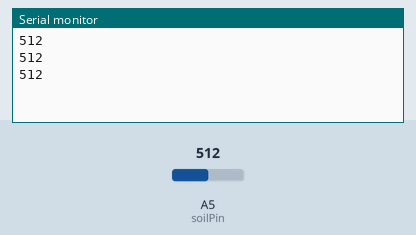
Bench run of a sketch on a simulated Arduino Uno, built with avr-gcc and run on an emulated ATmega328P. On the bench: the last lines printed to the serial monitor. The test bench sets the inputs (shaded band); at power-on: A5 (soilPin) = 512.

Above: at 1.3 s.
1.4 s: A5 (soilPin) set to 716
At 1.9 s:
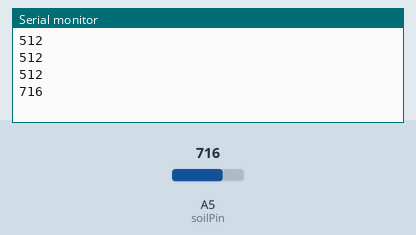
2.9 s: A5 (soilPin) set to 900
At 3.4 s:
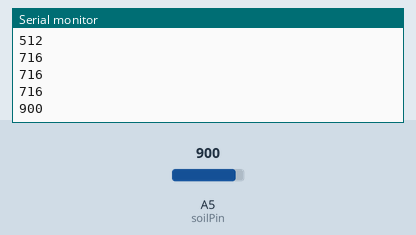
Timing chart, 0 to 5.9 s (numbered marks = the images above; inputs shaded):
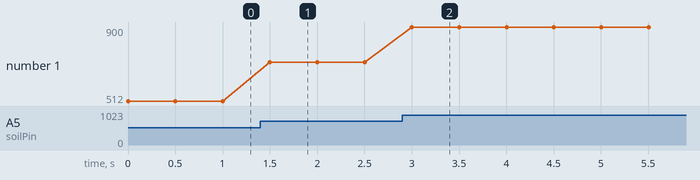

The sketch:

Sensor_soil.ino
```cpp
int soilPin = A5;

void setup() {
  // put your setup code here, to run once:
  pinMode(soilPin,INPUT);
  Serial.begin(9600);
}

void loop() {
  // put your main code here, to run repeatedly:
  Serial.println(analogRead(soilPin));
  delay(500);
}
```

Measured:
- after the input at 1.4 s, the serial monitor: prints a new line after 0.10 s (image 1)
- after the input at 2.9 s, the serial monitor: prints a new line after 0.10 s (image 2)
- plotted number 1: 512 → 716 after the input at 1.4 s, 716 → 900 after the input at 2.9 s
